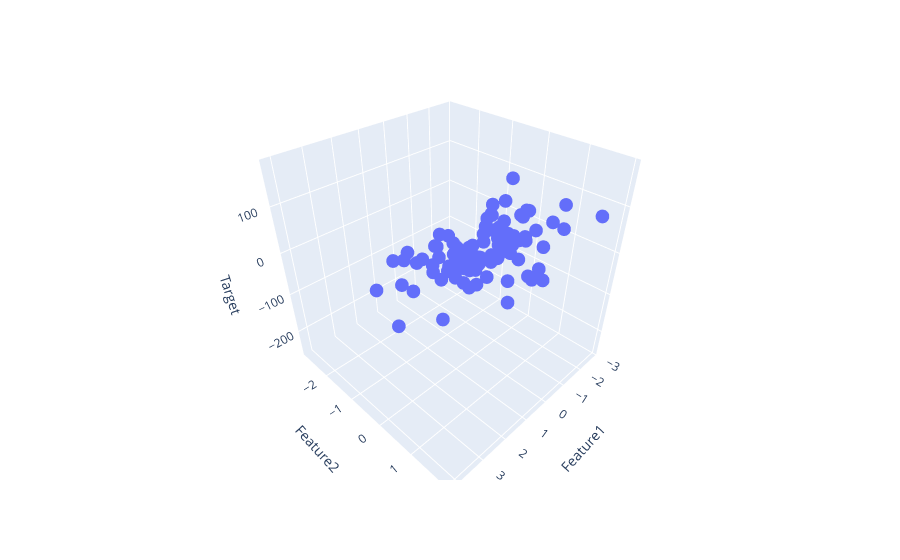

Notebook source saved alongside this figure:
### Code cell
fig = px.scatter_3d(df, x='Feature1', y='Feature2', z='Target')
fig
